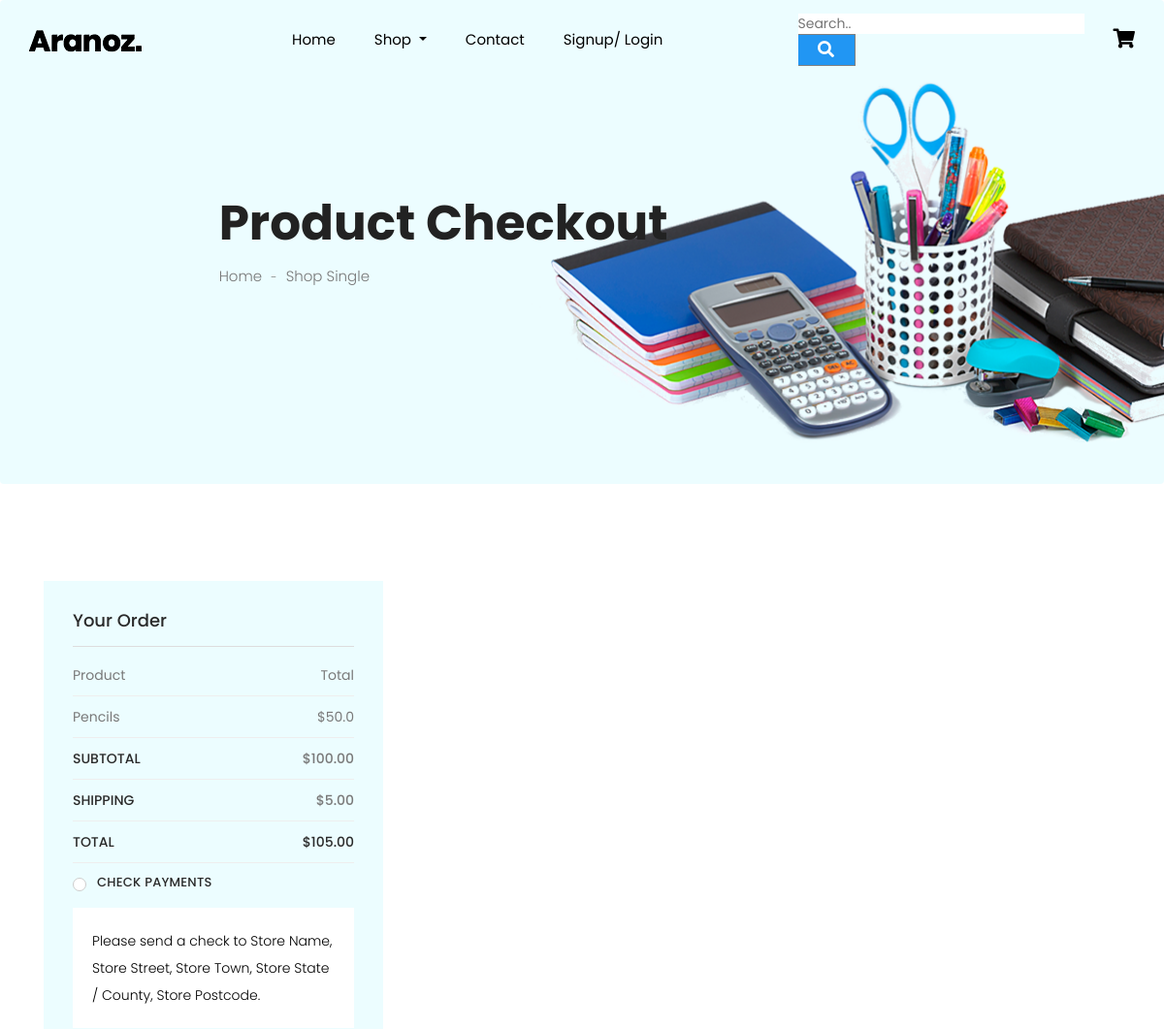
The app's page /checkout (upper part), older data.
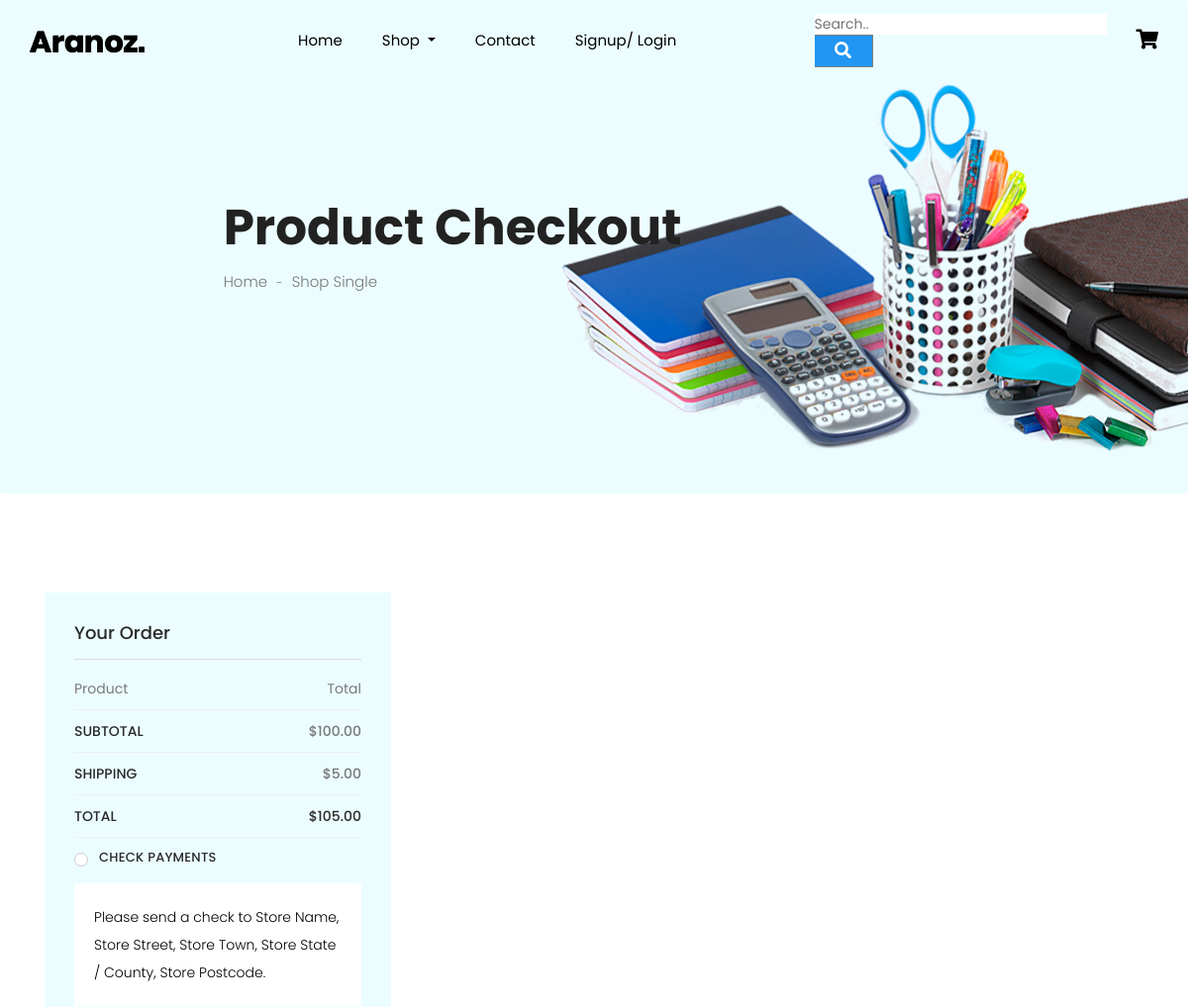
The same page, newer data.
### Website/models.py (models this page shows)
class Cart(db.Model):
    serial = db.Column(db.Integer, primary_key = True)
    title = db.Column(db.String(200))
    price = db.Column(db.Float(9999999999))

### Website/auth.py (the view)
@auth.route('/checkout')
def checkout():
    cart = Cart.query.all()
    return render_template("checkout.html", user=current_user, cart = cart)

### Website/templates/checkout.html (shortened to what this page needs)
{% extends "base.html" %}
{% block content %}
  <section class="breadcrumb breadcrumb_bg">
    <div class="container">
      <div class="row justify-content-center">
        <div class="col-lg-8">
          <div class="breadcrumb_iner">
            <div class="breadcrumb_iner_item">
              <h2>Product Checkout</h2>
              <p>Home <span>-</span> Shop Single</p>
            </div>
          </div>
        </div>
      </div>
    </div>
  </section>
  <section class="checkout_area padding_top">
    <div class="container">
          <div class="col-lg-4">
            <div class="order_box">
              <h2>Your Order</h2>
              <ul class="list">
                <li>
                  <a href="#">Product
                    <span>Total</span>
                  </a>
                </li>
                {% for i in cart %}
                <li>
                  <a href="#">{{i.title}}
                    <span class="last">${{i.price}}</span>
                  </a>
                </li>
                {% endfor %}
              </ul>
              <ul class="list list_2">
                <li>
                  <a href="#">Subtotal
                    <span>$100.00</span>
                  </a>
                </li>
                <li>
                  <a href="#">Shipping
                    <span>$5.00</span>
                  </a>
                </li>
                <li>
                  <a href="#">Total
                    <span>$105.00</span>
                  </a>
                </li>
              </ul>
              <div class="payment_item">
                <div class="radion_btn">
                  <label for="f-option5">Check payments</label>
                  <div class="check"></div>
                </div>
                <p>
                  Please send a check to Store Name, Store Street, Store Town,
                  Store State / County, Store Postcode.
                </p>
              </div>
            </div>
          </div>
        </div>
  </section>
{% endblock %}

Row changes from the older to the newer data that the page shows:
removed Cart: title "Pencils", price "50.0"
